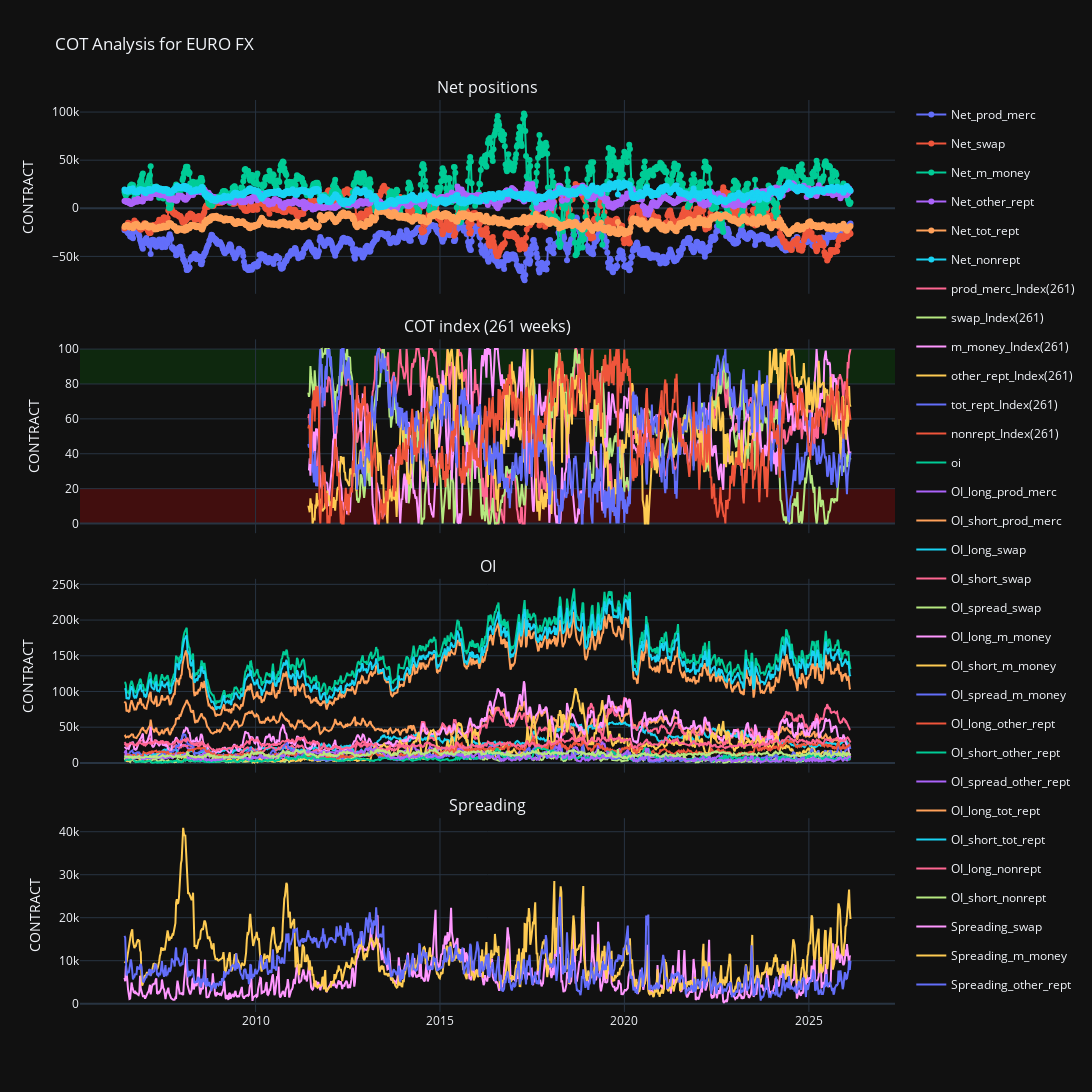

The cell this chart's notebook holds for it:
### Code cell
from plotly.subplots import make_subplots
import plotly.graph_objects as go

fig = make_subplots(rows=4, cols=1, shared_xaxes=True, vertical_spacing=0.05, subplot_titles=("Net positions", f"COT index ({N} weeks)", 'OI', 'Spreading'))

for col in df_net.columns:
    fig.add_trace(
        go.Scatter(
            x=df_net.index,
            y=df_net[col],
            name=col,
            legendgroup=col,
            mode='lines+markers',      # <-- add markers along with lines
        ),
        row=1, col=1
    )

for col in df_index.columns:
    fig.add_trace(
        go.Scatter(
            x=df_index.index,
            y=df_index[col],
            name=col,
            legendgroup=col
        ),
        row=2, col=1
    )
for col in df_oi.columns:
    fig.add_trace(
        go.Scatter(
            x=df_oi.index,
            y=df_oi[col],
            name=col,
            legendgroup=col
        ),
        row=3, col=1
    )
for col in df_spreading.columns:
    fig.add_trace(
        go.Scatter(
            x=df_spreading.index,
            y=df_spreading[col],
            name=col,
            legendgroup=col
        ),
        row=4, col=1
    )

fig.add_shape(
    type='rect',
    xref='paper',  # spans the full width of the plot
    yref='y2',  # y-axis of subplot in row 1
    x0=0,
    x1=1,
    y0=80,       # Adjust based on your y-axis range
    y1=100,
    fillcolor='green',
    opacity=0.2,
    line_width=0,
    layer='below'
)

fig.add_shape(
    type='rect',
    xref='paper',  # spans the full width of the plot
    yref='y2',  # y-axis of subplot in row 1
    x0=0,
    x1=1,
    y0=0,              # Adjust based on your y-axis range
    y1=20,
    fillcolor='red',
    opacity=0.2,
    line_width=0,
    layer='below'
)

# Update layout
fig.update_layout(
    height=2000,
    width=1450,
    title_text=f"COT Analysis for EURO FX",
    template='plotly_dark',
    hovermode='x unified',  # or 'x unified' or 'closest',
)

fig.update_yaxes(title_text='CONTRACT')

### Figure 1 — Plotly figure (JSON) as saved in the notebook; plotly's stock layout.template omitted (floating-point values rounded to 4 significant figures; data arrays with more than 128 entries replaced by an {"elided": "..."} marker saying what was removed)
{"data": [{"legendgroup": "Net_prod_merc", "mode": "lines+markers", "name": "Net_prod_merc", "type": "scatter", "x": {"elided": "1028 str values"}, "xaxis": "x", "y": {"elided": "1028 int values"}, "yaxis": "y"}, {"legendgroup": "Net_swap", "mode": "lines+markers", "name": "Net_swap", "type": "scatter", "x": {"elided": "1028 str values"}, "xaxis": "x", "y": {"elided": "1028 int values"}, "yaxis": "y"}, {"legendgroup": "Net_m_money", "mode": "lines+markers", "name": "Net_m_money", "type": "scatter", "x": {"elided": "1028 str values"}, "xaxis": "x", "y": {"elided": "1028 int values"}, "yaxis": "y"}, {"legendgroup": "Net_other_rept", "mode": "lines+markers", "name": "Net_other_rept", "type": "scatter", "x": {"elided": "1028 str values"}, "xaxis": "x", "y": {"elided": "1028 int values"}, "yaxis": "y"}, {"legendgroup": "Net_tot_rept", "mode": "lines+markers", "name": "Net_tot_rept", "type": "scatter", "x": {"elided": "1028 str values"}, "xaxis": "x", "y": {"elided": "1028 int values"}, "yaxis": "y"}, {"legendgroup": "Net_nonrept", "mode": "lines+markers", "name": "Net_nonrept", "type": "scatter", "x": {"elided": "1028 str values"}, "xaxis": "x", "y": {"elided": "1028 int values"}, "yaxis": "y"}, {"legendgroup": "prod_merc_Index(261)", "name": "prod_merc_Index(261)", "type": "scatter", "x": {"elided": "768 str values"}, "xaxis": "x2", "y": {"elided": "768 float values"}, "yaxis": "y2"}, {"legendgroup": "swap_Index(261)", "name": "swap_Index(261)", "type": "scatter", "x": {"elided": "768 str values"}, "xaxis": "x2", "y": {"elided": "768 float values"}, "yaxis": "y2"}, {"legendgroup": "m_money_Index(261)", "name": "m_money_Index(261)", "type": "scatter", "x": {"elided": "768 str values"}, "xaxis": "x2", "y": {"elided": "768 float values"}, "yaxis": "y2"}, {"legendgroup": "other_rept_Index(261)", "name": "other_rept_Index(261)", "type": "scatter", "x": {"elided": "768 str values"}, "xaxis": "x2", "y": {"elided": "768 float values"}, "yaxis": "y2"}, {"legendgroup": "tot_rept_Index(261)", "name": "tot_rept_Index(261)", "type": "scatter", "x": {"elided": "768 str values"}, "xaxis": "x2", "y": {"elided": "768 float values"}, "yaxis": "y2"}, {"legendgroup": "nonrept_Index(261)", "name": "nonrept_Index(261)", "type": "scatter", "x": {"elided": "768 str values"}, "xaxis": "x2", "y": {"elided": "768 float values"}, "yaxis": "y2"}, {"legendgroup": "oi", "name": "oi", "type": "scatter", "x": {"elided": "1028 str values"}, "xaxis": "x3", "y": {"elided": "1028 int values"}, "yaxis": "y3"}, {"legendgroup": "OI_long_prod_merc", "name": "OI_long_prod_merc", "type": "scatter", "x": {"elided": "1028 str values"}, "xaxis": "x3", "y": {"elided": "1028 float values"}, "yaxis": "y3"}, {"legendgroup": "OI_short_prod_merc", "name": "OI_short_prod_merc", "type": "scatter", "x": {"elided": "1028 str values"}, "xaxis": "x3", "y": {"elided": "1028 float values"}, "yaxis": "y3"}, {"legendgroup": "OI_long_swap", "name": "OI_long_swap", "type": "scatter", "x": {"elided": "1028 str values"}, "xaxis": "x3", "y": {"elided": "1028 float values"}, "yaxis": "y3"}, {"legendgroup": "OI_short_swap", "name": "OI_short_swap", "type": "scatter", "x": {"elided": "1028 str values"}, "xaxis": "x3", "y": {"elided": "1028 float values"}, "yaxis": "y3"}, {"legendgroup": "OI_spread_swap", "name": "OI_spread_swap", "type": "scatter", "x": {"elided": "1028 str values"}, "xaxis": "x3", "y": {"elided": "1028 float values"}, "yaxis": "y3"}, {"legendgroup": "OI_long_m_money", "name": "OI_long_m_money", "type": "scatter", "x": {"elided": "1028 str values"}, "xaxis": "x3", "y": {"elided": "1028 float values"}, "yaxis": "y3"}, {"legendgroup": "OI_short_m_money", "name": "OI_short_m_money", "type": "scatter", "x": {"elided": "1028 str values"}, "xaxis": "x3", "y": {"elided": "1028 float values"}, "yaxis": "y3"}, {"legendgroup": "OI_spread_m_money", "name": "OI_spread_m_money", "type": "scatter", "x": {"elided": "1028 str values"}, "xaxis": "x3", "y": {"elided": "1028 float values"}, "yaxis": "y3"}, {"legendgroup": "OI_long_other_rept", "name": "OI_long_other_rept", "type": "scatter", "x": {"elided": "1028 str values"}, "xaxis": "x3", "y": {"elided": "1028 float values"}, "yaxis": "y3"}, {"legendgroup": "OI_short_other_rept", "name": "OI_short_other_rept", "type": "scatter", "x": {"elided": "1028 str values"}, "xaxis": "x3", "y": {"elided": "1028 float values"}, "yaxis": "y3"}, {"legendgroup": "OI_spread_other_rept", "name": "OI_spread_other_rept", "type": "scatter", "x": {"elided": "1028 str values"}, "xaxis": "x3", "y": {"elided": "1028 float values"}, "yaxis": "y3"}, {"legendgroup": "OI_long_tot_rept", "name": "OI_long_tot_rept", "type": "scatter", "x": {"elided": "1028 str values"}, "xaxis": "x3", "y": {"elided": "1028 float values"}, "yaxis": "y3"}, {"legendgroup": "OI_short_tot_rept", "name": "OI_short_tot_rept", "type": "scatter", "x": {"elided": "1028 str values"}, "xaxis": "x3", "y": {"elided": "1028 float values"}, "yaxis": "y3"}, {"legendgroup": "OI_long_nonrept", "name": "OI_long_nonrept", "type": "scatter", "x": {"elided": "1028 str values"}, "xaxis": "x3", "y": {"elided": "1028 float values"}, "yaxis": "y3"}, {"legendgroup": "OI_short_nonrept", "name": "OI_short_nonrept", "type": "scatter", "x": {"elided": "1028 str values"}, "xaxis": "x3", "y": {"elided": "1028 float values"}, "yaxis": "y3"}, {"legendgroup": "Spreading_swap", "name": "Spreading_swap", "type": "scatter", "x": {"elided": "1028 str values"}, "xaxis": "x4", "y": {"elided": "1028 int values"}, "yaxis": "y4"}, {"legendgroup": "Spreading_m_money", "name": "Spreading_m_money", "type": "scatter", "x": {"elided": "1028 str values"}, "xaxis": "x4", "y": {"elided": "1028 int values"}, "yaxis": "y4"}, {"legendgroup": "Spreading_other_rept", "name": "Spreading_other_rept", "type": "scatter", "x": {"elided": "1028 str values"}, "xaxis": "x4", "y": {"elided": "1028 int values"}, "yaxis": "y4"}], "layout": {"annotations": [{"font": {"size": 16}, "showarrow": false, "text": "Net positions", "x": 0.5, "xanchor": "center", "xref": "paper", "y": 1, "yanchor": "bottom", "yref": "paper"}, {"font": {"size": 16}, "showarrow": false, "text": "COT index (261 weeks)", "x": 0.5, "xanchor": "center", "xref": "paper", "y": 0.7375, "yanchor": "bottom", "yref": "paper"}, {"font": {"size": 16}, "showarrow": false, "text": "OI", "x": 0.5, "xanchor": "center", "xref": "paper", "y": 0.475, "yanchor": "bottom", "yref": "paper"}, {"font": {"size": 16}, "showarrow": false, "text": "Spreading", "x": 0.5, "xanchor": "center", "xref": "paper", "y": 0.2125, "yanchor": "bottom", "yref": "paper"}], "height": 2000, "hovermode": "x unified", "shapes": [{"fillcolor": "green", "layer": "below", "line": {"width": 0}, "opacity": 0.2, "type": "rect", "x0": 0, "x1": 1, "xref": "paper", "y0": 80, "y1": 100, "yref": "y2"}, {"fillcolor": "red", "layer": "below", "line": {"width": 0}, "opacity": 0.2, "type": "rect", "x0": 0, "x1": 1, "xref": "paper", "y0": 0, "y1": 20, "yref": "y2"}], "title": {"text": "COT Analysis for EURO FX"}, "width": 1450, "xaxis": {"anchor": "y", "domain": [0, 1], "matches": "x4", "showticklabels": false}, "xaxis2": {"anchor": "y2", "domain": [0, 1], "matches": "x4", "showticklabels": false}, "xaxis3": {"anchor": "y3", "domain": [0, 1], "matches": "x4", "showticklabels": false}, "xaxis4": {"anchor": "y4", "domain": [0, 1]}, "yaxis": {"anchor": "x", "domain": [0.7875, 1], "title": {"text": "CONTRACT"}}, "yaxis2": {"anchor": "x2", "domain": [0.525, 0.7375], "title": {"text": "CONTRACT"}}, "yaxis3": {"anchor": "x3", "domain": [0.2625, 0.475], "title": {"text": "CONTRACT"}}, "yaxis4": {"anchor": "x4", "domain": [0, 0.2125], "title": {"text": "CONTRACT"}}}}
